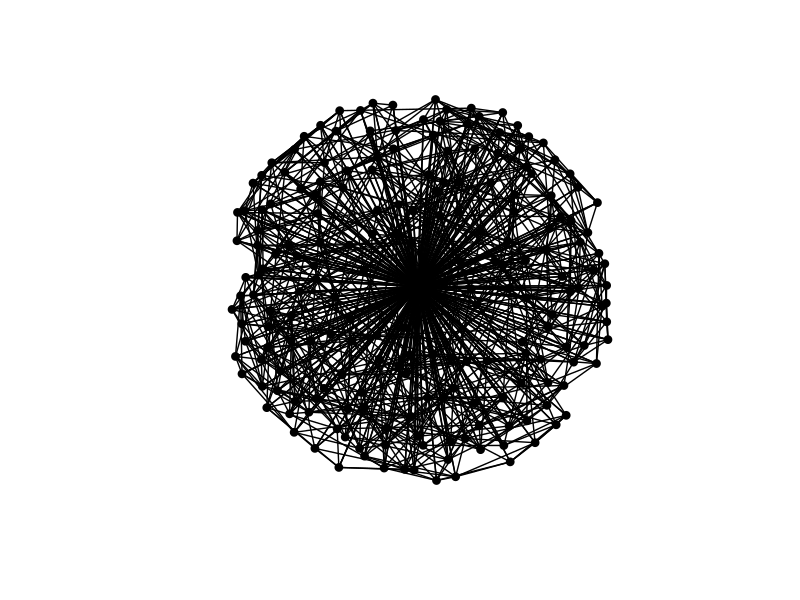
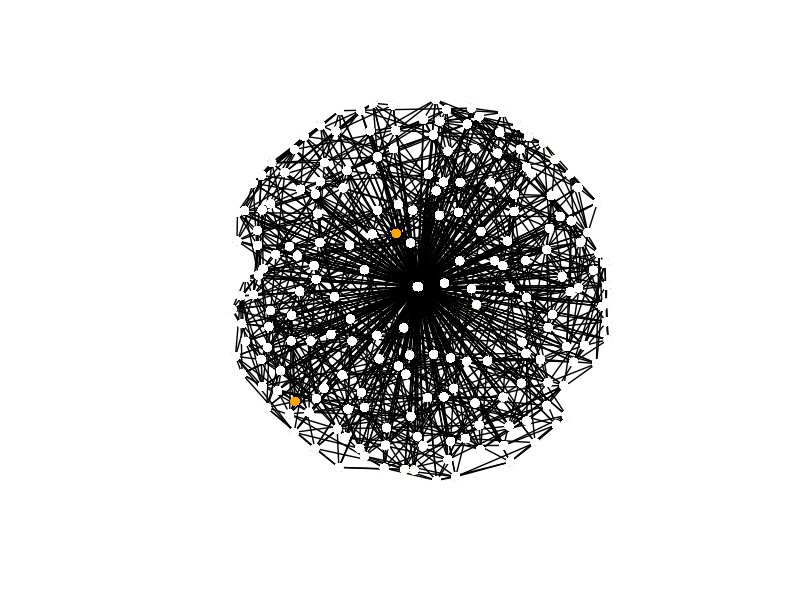
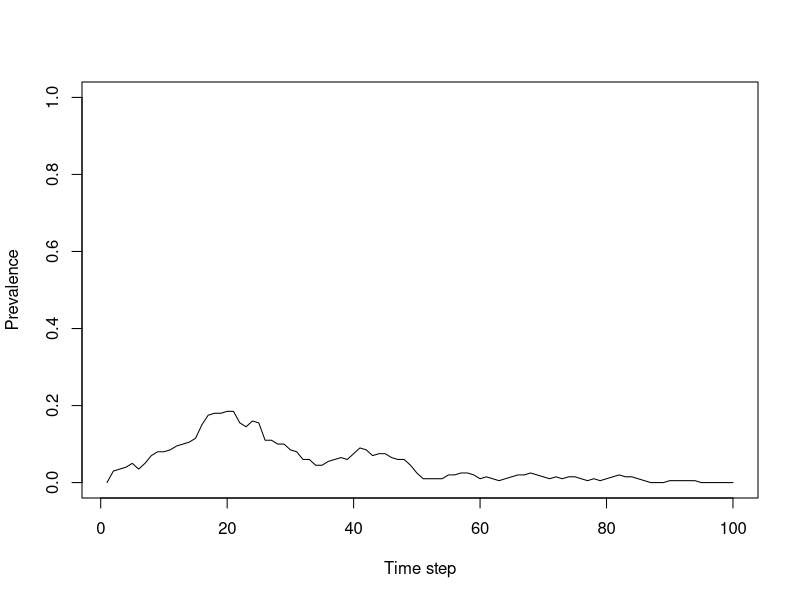

Write R code to recreate these figures, in order. (Note: this script raises an error after producing the figures.)
#===================================================================================
#  Lots of R packages for graphs
#	these are described in a CRAN task view here:
#	http://cran.r-project.org/web/views/gR.html
#	-we willl use the 'network' package
#===================================================================================

#install.packages("network")
library(network)
#help("network-package")


#===================================================================================
#	-Simulated population parameters
#===================================================================================

L<-num_obs<-200  #number of households and individuals
S<-rep(1,L)
E<-rep(0,L)
I<-rep(0,L)
R<-rep(0,L)


#===================================================================================
#	Model neighborhood connections
#	-NEIGH: is a matrix of connections
#	-NEIGH_NET is the same saved as a network
#   note: this leaves the ends with fewer connections
#===================================================================================
NEIGH<-matrix(0,L,L)  #set up an empty matrix
numneigh<-3        #define the number of neighbors to connect

for( i in numneigh:L-numneigh)
	{
        for (o in 1:numneigh)
        {
    NEIGH[i,i-o]<-1
    NEIGH[i,i+o]<-1
        }
    }
diag(NEIGH)<-0

NEIGH_NET<-network(NEIGH, directed=FALSE)

#===================================================================================
#	Model long-distance connections
#	-Each node has a number of connections drawn from  negative binomial distribution
#	-LD is the matrix of connections
#   -LD_NET is the network
#===================================================================================

connectivity<-.01
LD<-matrix(rbinom(L^2,1,connectivity),L)
for( i in 1:L)
    {
    LD[i,]<-LD[,i]
    }

diag(LD)<-0

LD_NET<-network(LD, directed=FALSE)

#===================================================================================
#	create a single connection network out of NEIGH and LD
#===================================================================================
ALL_NET<-NEIGH+LD>0  #the unity of connections from long and neighborhood connections
ALL_NET<-ALL_NET*1       #so that NET is displayed in 0 and 1s
NET<-network(ALL_NET, directed=FALSE)

#

#===================================================================================
#	Plotting functions
#	-COORDS lets it draw network once and saves the coordinates of each node
#	-COLS a vector to define colors in the plot 
#	-visualize: plots network, coloring the I nodes red
#===================================================================================


COORDS<-plot(NET,vertex.col="black")
COLS<-rep(1,L)

visualize_net<-function()
	{
	COLS[I==1]<-"red"
	COLS[E==1]<-"orange"
	COLS[S==1]<-"black"
	COLS[R==1]<-"white"
	plot(NET,vertex.col=COLS, jitter=FALSE, coord=COORDS)
	}


visualize_nodes<-function()
	{
	COLS[I==1]<-"red"
	COLS[E==1]<-"orange"
	COLS[S==1]<-"black"
	COLS[R==1]<-"white"
    lines(COORDS,col=COLS,pch=19,type="p") # much faster than points()
	}

#===================================================================================
#	-Set up Simulation 
#	-S,E,I,R vectors
#===================================================================================
setup<-function()
	{
	S<<-rep(1,L)
	E<<-rep(0,L)
	I<<-rep(0,L)
	R<<-rep(0,L)
	recoverday<<-rep(0,L)
	}
#===================================================================================
#	Key functions of stochastic simulation
#	-infect changes I from 0 to 1, also changes E and S to 0
#===================================================================================

infect<-function(node,day=i)
	{
	I[node]<<-1
	E[node]<<-0
	S[node]<<-0
	cases<<-which(I==1)
	recoverday[node]<<-day+duration
	}
		
expose<-function()
	{
        
    if(length(cases==1))
	   {
	   index<-ALL_NET[,cases]==1
	   }
       
	if(length(cases)>1)
	   {
	   index<-rowSums(ALL_NET[,cases])>=1
	   }
       
	index<- index & !R # recovered are not really exposed
	E[index]<<-1
	E[cases]<<-0
	S[index]<<-0
	}

recover<-function(node)
	{
	I[node]<<-0
	E[node]<<-0
	S[node]<<-0
	R[node]<<-1
	cases<<-which(I==1)
	}



#===================================================================================
#	Simulation Setup
#	-reps: define how many time steps
#	-setup()  set S to 1, I, E, R to 0
#	-PREV: an empty vector to keep track of prevalence at each timestep
#	-par sets up a plot window. par(ask=TRUE) requires a <Enter> between plots (slows sown our movie)
#	-b : probaility infection given exposure / time step (ie rate)
#	-duration : number of days infectious
#	-Assign an index case
#	-infect it with infect()
#	-expose its neighbors with expose()
#===================================================================================

#define the length in days of the simulation
reps<-100

#set time to day 1
i<-1

#an empty vector to store the prevalence over the course of the simulation
PREV<-rep(0,reps)

#probability of infection in exposed node per time step
b <-.05

#duration of infectiousness
duration<-5

#sets the whole populations to susceptible
setup()

#set how many index cases and draw them randomly
index<-index_case<-sample(L,5)

#infect the index cases
infect(index_case)

#expose those nodes connected to the index cases
expose()

#plot the starting conditions
par(ask=FALSE)
visualize_net()


#===================================================================================
#	Simulation loop
#	-reps: define how many time steps
#	-outputs a movie (currently commented out)
#	-plots prevalence over time
#===================================================================================

for(i in 2:reps)
	{
	random<-runif(L)
	risk<-E*b		#multiplying the risk by whether or not expsoed
	infect(random<risk)
	recover(which(recoverday==i))
	expose()
    visualize_nodes()   #plot the current state of the network
    PREV[i]<-sum(I)/L   #store the prevalence at time i
    #CUMULPREV <- sum(I+R)/L
	}

plot(PREV,typ="l", ylab="Prevalence",xlab="Time step",ylim=c(0,1))







{
	
	text(ulong[epi[i]],ulat[epi[i]],labels=IntroT[i],col="blue",cex=1,pch=19)
	
}
